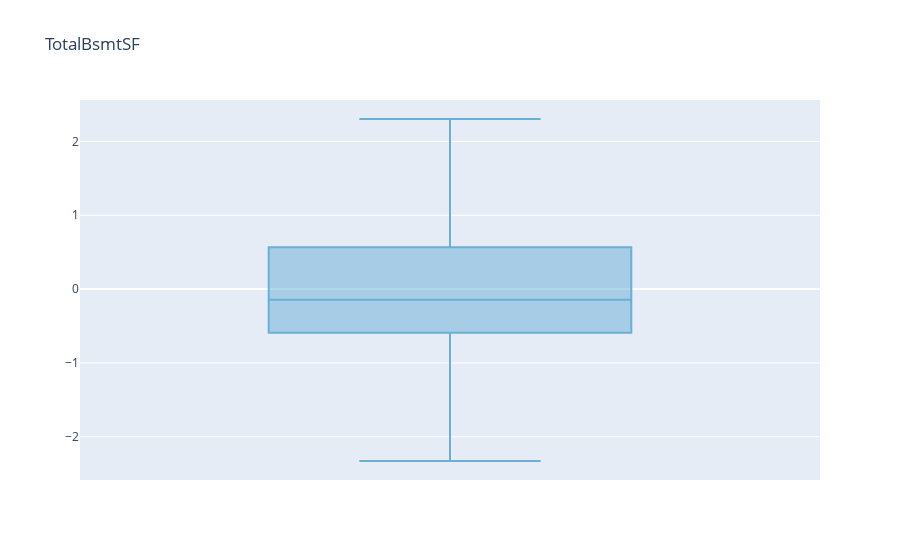
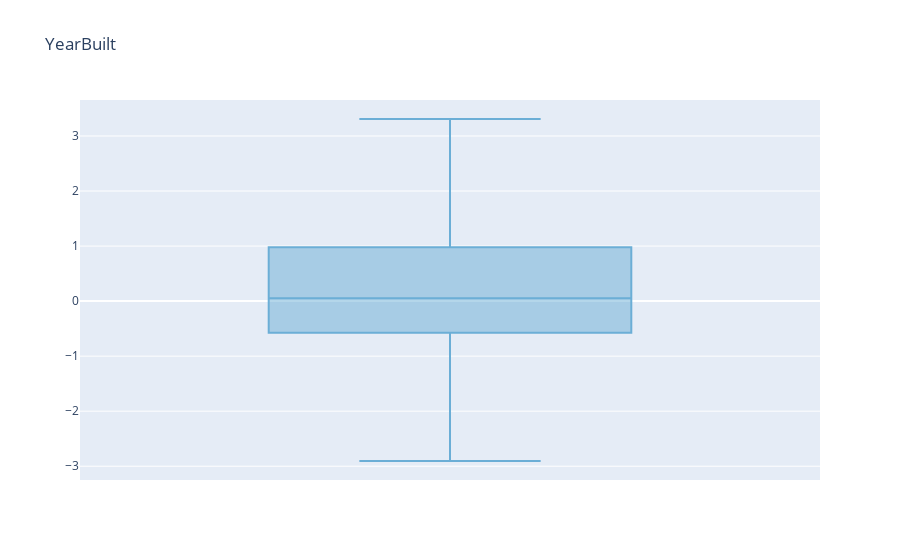
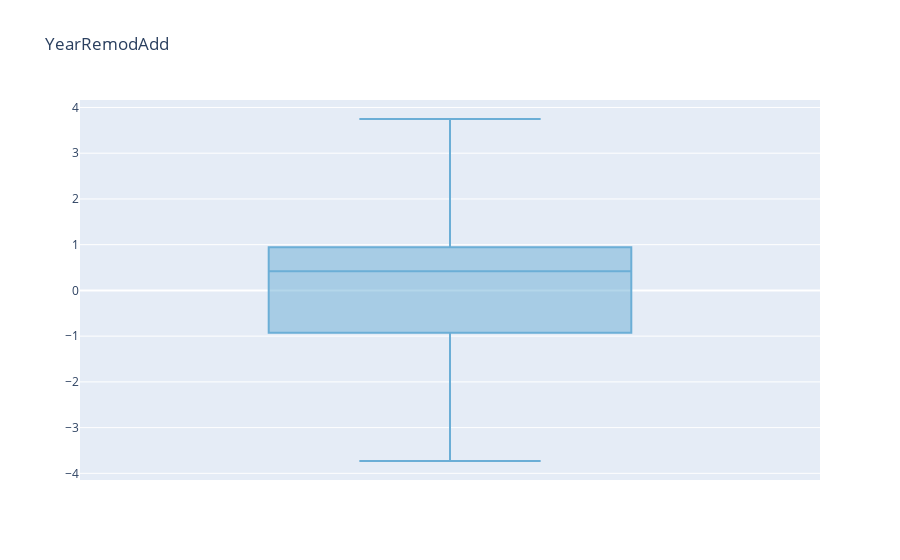
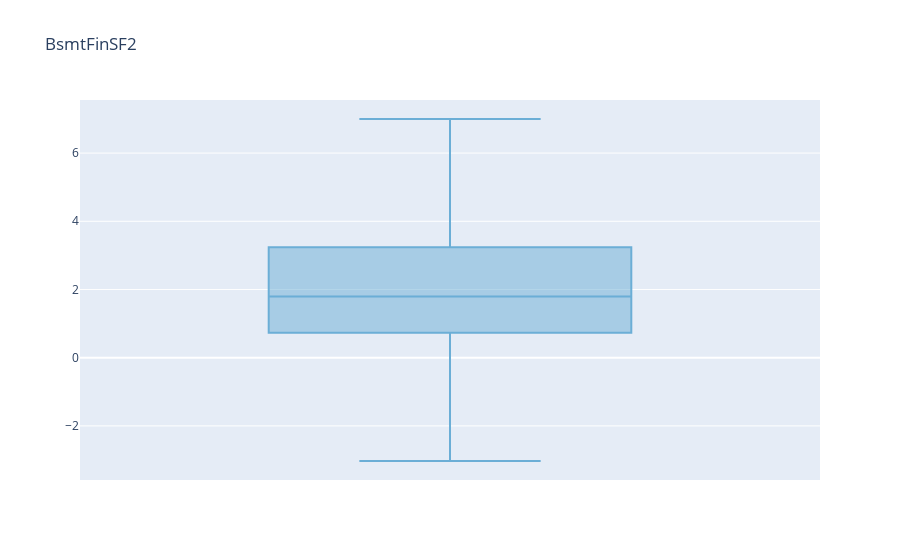

Write notebook code for charts like these, in order.
### Code cell
for col in columns_to_normalize.difference(
    ["SalePrice", "BsmtFinSF2", "LotArea",
        "MSSubClass", "OverallCond", "TotalBsmtFT"]
):
    remove_outliers(df[col], alpha=1.5)
    remove_outliers_with_matplotlib(df[col], alpha=1.5)

# Remove the outliers for "BsmtFinSF2" where the values is not 0
remove_outliers(df["BsmtFinSF2"][df["BsmtFinSF2"] != df["BsmtFinSF2"].median()], alpha=1.5)
remove_outliers_with_matplotlib(df["BsmtFinSF2"][df["BsmtFinSF2"] != df["BsmtFinSF2"].median()], alpha=1.5)

### Figure 1 — Plotly figure (JSON) as saved in the notebook; plotly's stock layout.template omitted (floating-point values rounded to 4 significant figures; data arrays with more than 128 entries replaced by an {"elided": "..."} marker saying what was removed)
{"data": [{"boxpoints": "outliers", "hoverinfo": "y", "line": {"color": "rgb(107,174,214)"}, "lowerfence": [-2.328], "marker": {"color": "indianred", "outliercolor": "indianred"}, "median": [-0.1429], "name": "TotalBsmtSF", "q1": [-0.591], "q3": [0.5669], "type": "box", "upperfence": [2.304], "y": {"elided": "1x2794 float values"}}], "layout": {"title": {"text": "TotalBsmtSF"}, "xaxis": {"showticklabels": false}}}

### Figure 2 — Plotly figure (JSON) as saved in the notebook; plotly's stock layout.template omitted (floating-point values rounded to 4 significant figures; data arrays with more than 128 entries replaced by an {"elided": "..."} marker saying what was removed)
{"data": [{"boxpoints": "outliers", "hoverinfo": "y", "line": {"color": "rgb(107,174,214)"}, "lowerfence": [-2.905], "marker": {"color": "indianred", "outliercolor": "indianred"}, "median": [0.05317], "name": "YearBuilt", "q1": [-0.5749], "q3": [0.9787], "type": "box", "upperfence": [3.309], "y": {"elided": "1x2904 float values"}}], "layout": {"title": {"text": "YearBuilt"}, "xaxis": {"showticklabels": false}}}

### Figure 3 — Plotly figure (JSON) as saved in the notebook; plotly's stock layout.template omitted (floating-point values rounded to 4 significant figures; data arrays with more than 128 entries replaced by an {"elided": "..."} marker saying what was removed)
{"data": [{"boxpoints": "outliers", "hoverinfo": "y", "line": {"color": "rgb(107,174,214)"}, "lowerfence": [-3.73], "marker": {"color": "indianred", "outliercolor": "indianred"}, "median": [0.4163], "name": "YearRemodAdd", "q1": [-0.9258], "q3": [0.9436], "type": "box", "upperfence": [3.748], "y": {"elided": "1x2913 float values"}}], "layout": {"title": {"text": "YearRemodAdd"}, "xaxis": {"showticklabels": false}}}

### Figure 4 — Plotly figure (JSON) as saved in the notebook; plotly's stock layout.template omitted (floating-point values rounded to 4 significant figures; data arrays with more than 128 entries replaced by an {"elided": "..."} marker saying what was removed)
{"data": [{"boxpoints": "outliers", "hoverinfo": "y", "line": {"color": "rgb(107,174,214)"}, "lowerfence": [-3.029], "marker": {"color": "indianred", "outliercolor": "indianred"}, "median": [1.797], "name": "BsmtFinSF2", "q1": [0.7314], "q3": [3.239], "type": "box", "upperfence": [7.0], "y": {"elided": "1x344 float values"}}], "layout": {"title": {"text": "BsmtFinSF2"}, "xaxis": {"showticklabels": false}}}
